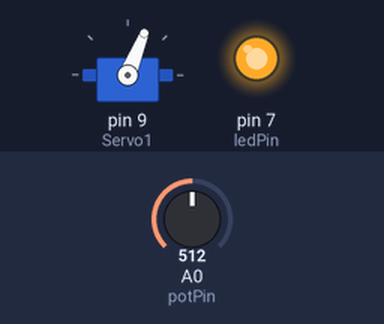
Recording of a sketch running on a simulated Arduino Uno, built with avr-gcc and run on an emulated ATmega328P. Shown: servo, output pins drawn as LEDs (lit = HIGH). Inputs (shaded band) come from the test bench; at power-on: A0 (potPin) = 512.

Above: at 1.2 s.
1.3 s: A0 (potPin) set to 402
2.8 s: A0 (potPin) set to 377
At 4.0 s:
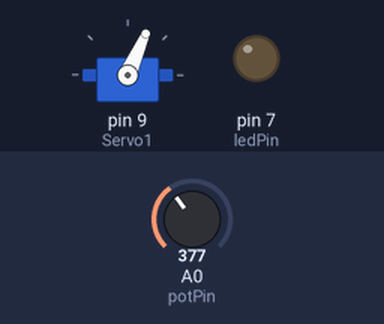
4.3 s: A0 (potPin) set to 306
At 5.3 s:
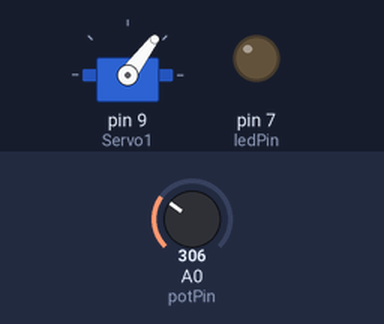
5.8 s: A0 (potPin) set to 122
At 6.3 s:
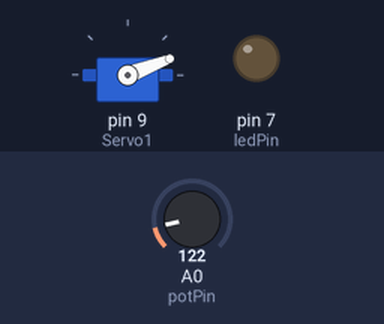
7.3 s: A0 (potPin) set to 58
At 8.5 s:
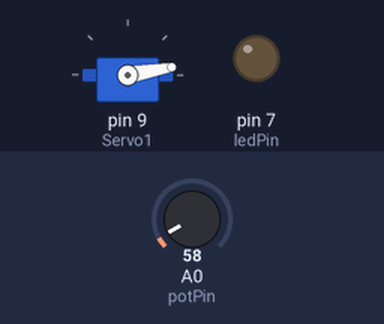
8.8 s: A0 (potPin) set to 511
At 9.7 s:
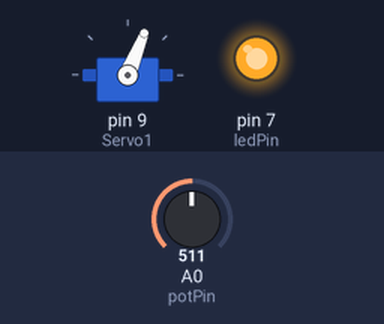
Timing chart, 0 to 11.3 s (numbered marks = the images above; inputs shaded):
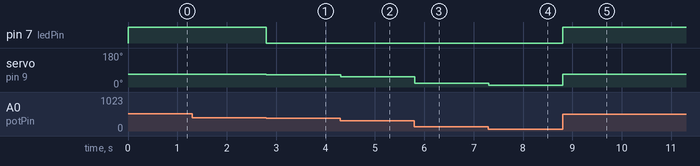

Measured:
- the behaviour switches between 393 and 392 on A0 (potPin) (found by bisection; images 0 and 1)
- after the input at 1.3 s, every drawn part: stays the same
- after the input at 2.8 s, pin 7 (ledPin): HIGH → LOW at once; servo on pin 9 (Servo1): 68° → 66° at once
- after the input at 4.3 s, servo on pin 9 (Servo1): 66° → 53° at once
- after the input at 5.8 s, servo on pin 9 (Servo1): 53° → 21° at once
- after the input at 7.3 s, servo on pin 9 (Servo1): 21° → 10° at once
- after the input at 8.8 s, pin 7 (ledPin): LOW → HIGH at once; servo on pin 9 (Servo1): 10° → 68° at once

The sketch:

servo_project.ino
```cpp
#include<Servo.h> //library for functioning servo motor
Servo Servo1; //object of servo
int potPin=A0;//pin of potentiometer connected to A0 to covert into 0 to 1023
int ledPin=7;//led connected to 7th pin
void setup()
{
  Servo1.attach(9);//servo attached to 9th pin of arduino
  pinMode(ledPin,OUTPUT);//7th pin as output of led
}

void loop()
{
  int reading=analogRead(potPin);//reading as avariable to read the value at A0
  int angle=map(reading,0,1023,0,180);//coverting the reading value to corresponding mapped value
  if(angle>68){//led will be bright
    angle=68;
    digitalWrite(ledPin,HIGH);
  }
  else{
    digitalWrite(ledPin,LOW);
  }
  Servo1.write(angle);
  delay(10);
}
```
